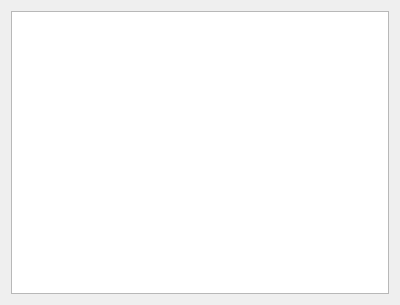
<?xml version="1.0" encoding="UTF-8"?>
<ui version="4.0">
 <class>table</class>
 <widget class="QWidget" name="table">
  <property name="geometry">
   <rect>
    <x>0</x>
    <y>0</y>
    <width>400</width>
    <height>305</height>
   </rect>
  </property>
  <property name="windowTitle">
   <string>信息展示页</string>
  </property>
  <layout class="QVBoxLayout" name="verticalLayout">
   <item>
    <widget class="TableWidget" name="TableWidget"/>
   </item>
  </layout>
 </widget>
 <customwidgets>
  <customwidget>
   <class>TableWidget</class>
   <extends>QTableWidget</extends>
   <header>qfluentwidgets</header>
  </customwidget>
 </customwidgets>
 <resources/>
 <connections/>
</ui>
